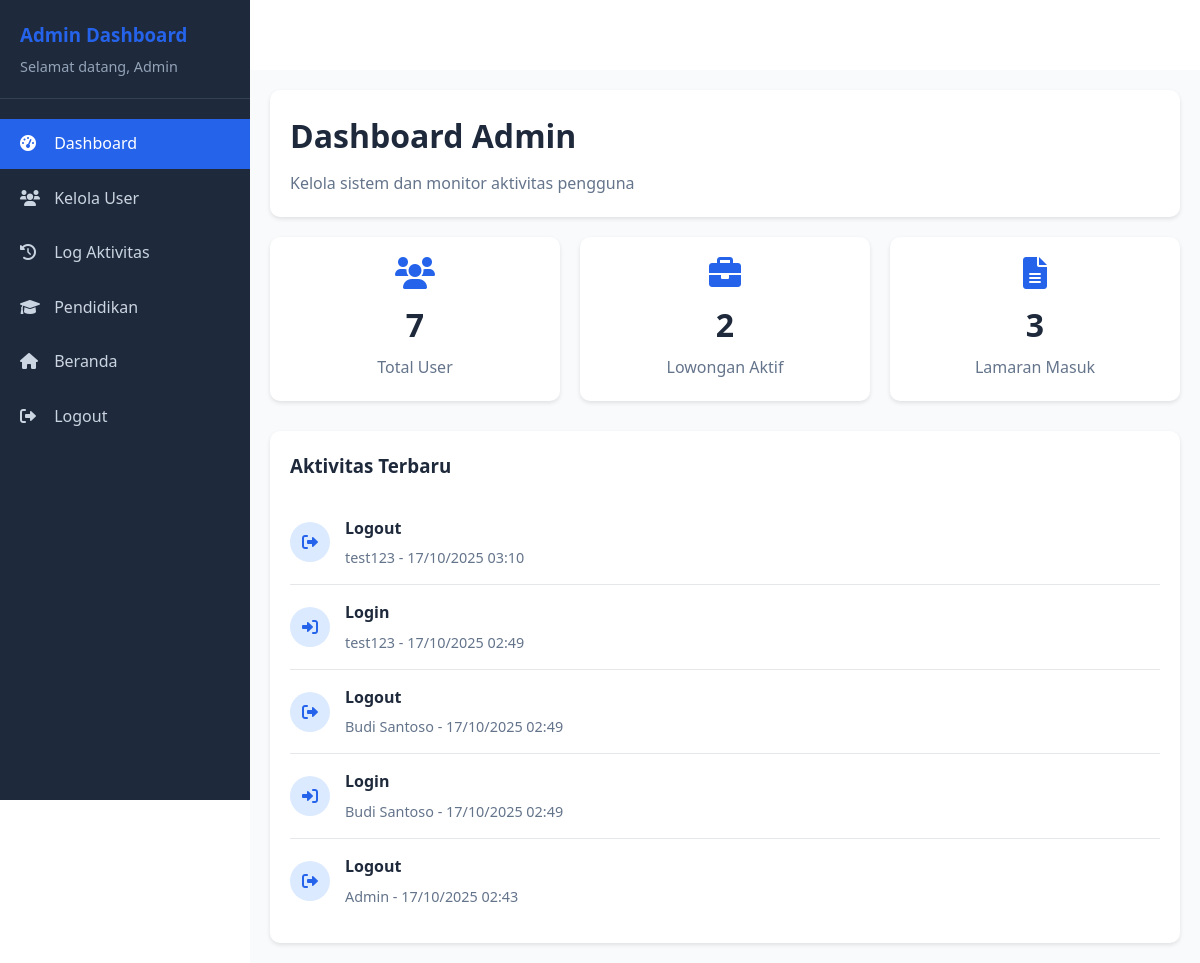
/admin/dashboard.php (signed in), run on an earlier commit of the app's database.
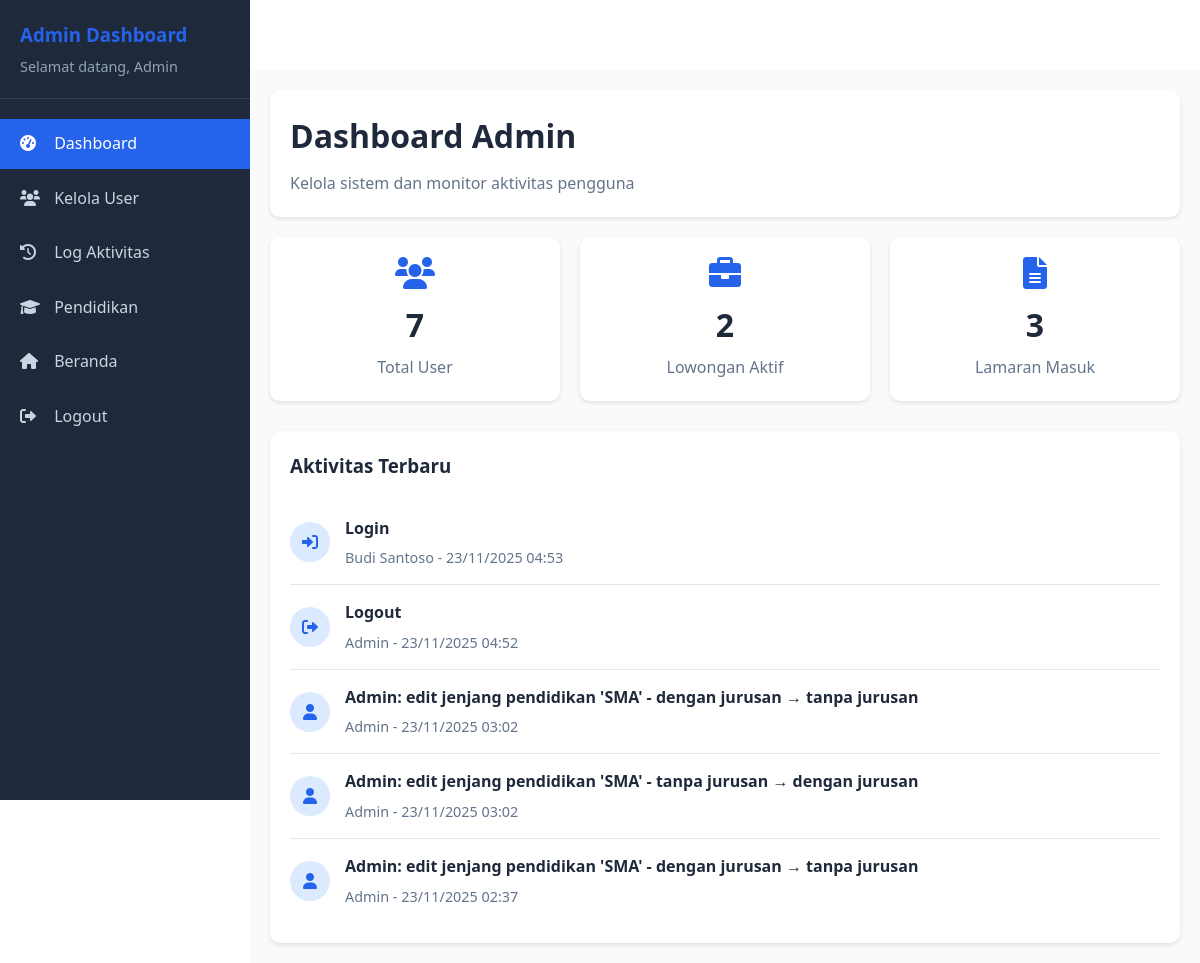
And on a later commit of the database.
### tables this page shows
CREATE TABLE `log_aktivitas` (
  `log_id` int NOT NULL,
  `user_id` int DEFAULT NULL,
  `action` varchar(255) NOT NULL,
  `log_time` timestamp NULL DEFAULT CURRENT_TIMESTAMP
);

CREATE TABLE `users` (
  `user_id` int NOT NULL,
  `username` varchar(50) NOT NULL,
  `password` varchar(255) NOT NULL,
  `email` varchar(100) NOT NULL,
  `full_name` varchar(100) DEFAULT NULL,
  `role` enum('admin','pelamar','hrd','konten') DEFAULT 'pelamar',
  `status` enum('active','inactive') DEFAULT 'active',
  `created_at` timestamp NULL DEFAULT CURRENT_TIMESTAMP,
  `hapus` int NOT NULL DEFAULT '0'
);

### admin/dashboard.php (the view, shortened to what this page needs)
<?php
require_once '../connect/koneksi.php';
$full_name = $_SESSION['full_name'];
$total_users_query = "SELECT COUNT(*) as total FROM users WHERE hapus = 0";
$total_users_result = mysqli_query($conn, $total_users_query);
$total_users = mysqli_fetch_assoc($total_users_result)['total'];
$active_jobs_query = "SELECT COUNT(*) as total FROM lowongan WHERE status = 'open' AND hapus = 0";
$active_jobs_result = mysqli_query($conn, $active_jobs_query);
$active_jobs = mysqli_fetch_assoc($active_jobs_result)['total'];
$total_applications_query = "SELECT COUNT(*) as total FROM applications";
$total_applications_result = mysqli_query($conn, $total_applications_query);
$total_applications = mysqli_fetch_assoc($total_applications_result)['total'];
$recent_activity_query = "SELECT l.*, u.username, u.full_name
                         FROM log_aktivitas l
                         LEFT JOIN users u ON l.user_id = u.user_id
                         ORDER BY l.log_time DESC
                         LIMIT 5";
$recent_activity_result = mysqli_query($conn, $recent_activity_query);
?>
<!DOCTYPE html>
<html lang="id">
<head>
    <link rel="stylesheet" href="../assets/css/common.css">
    <link rel="stylesheet" href="https://cdnjs.cloudflare.com/ajax/libs/font-awesome/6.0.0/css/all.min.css">
    <link rel="stylesheet" href="css/dashboard.css">
</head>
<body>
    <div class="dashboard-container">
        <div class="sidebar" id="sidebar">
            <div class="sidebar-header">
                <h3>Admin Dashboard</h3>
                <p>Selamat datang, <?php echo htmlspecialchars($full_name); ?></p>
            </div>
            <ul class="sidebar-menu">
                <li><a href="dashboard.php" class="active"><i class="fas fa-tachometer-alt"></i> Dashboard</a></li>
                <li><a href="users.php"><i class="fas fa-users"></i> Kelola User</a></li>
                <li><a href="logs.php"><i class="fas fa-history"></i> Log Aktivitas</a></li>
                <li><a href="pendidikan.php"><i class="fas fa-graduation-cap"></i> Pendidikan</a></li>
                <li><a href="../index.php"><i class="fas fa-home"></i> Beranda</a></li>
                <li><a href="../logout.php"><i class="fas fa-sign-out-alt"></i> Logout</a></li>
            </ul>
        </div>
        <div class="main-content">
            <div class="dashboard-header">
                <h1>Dashboard Admin</h1>
                <p>Kelola sistem dan monitor aktivitas pengguna</p>
            </div>
            <div class="stats-grid">
                <div class="stat-card">
                    <i class="fas fa-users"></i>
                    <h3><?php echo $total_users; ?></h3>
                    <p>Total User</p>
                </div>
                <div class="stat-card">
                    <i class="fas fa-briefcase"></i>
                    <h3><?php echo $active_jobs; ?></h3>
                    <p>Lowongan Aktif</p>
                </div>
                <div class="stat-card">
                    <i class="fas fa-file-alt"></i>
                    <h3><?php echo $total_applications; ?></h3>
                    <p>Lamaran Masuk</p>
                </div>
            </div>
            <div class="recent-activity">
                <h3>Aktivitas Terbaru</h3>
                <?php if (mysqli_num_rows($recent_activity_result) > 0): ?>
                    <?php while ($activity = mysqli_fetch_assoc($recent_activity_result)): ?>
                        <div class="activity-item">
                            <div class="activity-icon">
                                <i class="fas fa-<?php echo ($activity['action'] == 'Login') ? 'sign-in-alt' : (($activity['action'] == 'Logout') ? 'sign-out-alt' : 'user'); ?>"></i>
                            </div>
                            <div class="activity-content">
                                <h4><?php echo htmlspecialchars($activity['action']); ?></h4>
                                <p><?php echo htmlspecialchars($activity['full_name'] ?: $activity['username']); ?> - <?php echo date('d/m/Y H:i', strtotime($activity['log_time'])); ?></p>
                            </div>
                        </div>
                    <?php endwhile; ?>
                <?php endif; ?>
            </div>
        </div>
    </div>
</body>
</html>

What changed in the data, as far as the page shows it:
no longer on this page (row unchanged): log_aktivitas: action "Logout", user.full_name "test123", log_time "17/10/2025 03:10"
no longer on this page (row unchanged): log_aktivitas: action "Login", user.full_name "test123", log_time "17/10/2025 02:49"
no longer on this page (row unchanged): log_aktivitas: action "Logout", user.full_name "Budi Santoso", log_time "17/10/2025 02:49"
no longer on this page (row unchanged): log_aktivitas: action "Login", user.full_name "Budi Santoso", log_time "17/10/2025 02:49"
no longer on this page (row unchanged): log_aktivitas: action "Logout", user.full_name "Admin", log_time "17/10/2025 02:43"
added log_aktivitas: action "Login", user.full_name "Budi Santoso", log_time "23/11/2025 04:53"
added log_aktivitas: action "Logout", user.full_name "Admin", log_time "23/11/2025 04:52"
added log_aktivitas: action "Admin: edit jenjang pendidikan 'SMA' - dengan jurusan → tanpa jurusan", user.full_name "Admin", log_time "23/11/2025 03:02"
added log_aktivitas: action "Admin: edit jenjang pendidikan 'SMA' - tanpa jurusan → dengan jurusan", user.full_name "Admin", log_time "23/11/2025 03:02"
added log_aktivitas: action "Admin: edit jenjang pendidikan 'SMA' - dengan jurusan → tanpa jurusan", user.full_name "Admin", log_time "23/11/2025 02:37"
